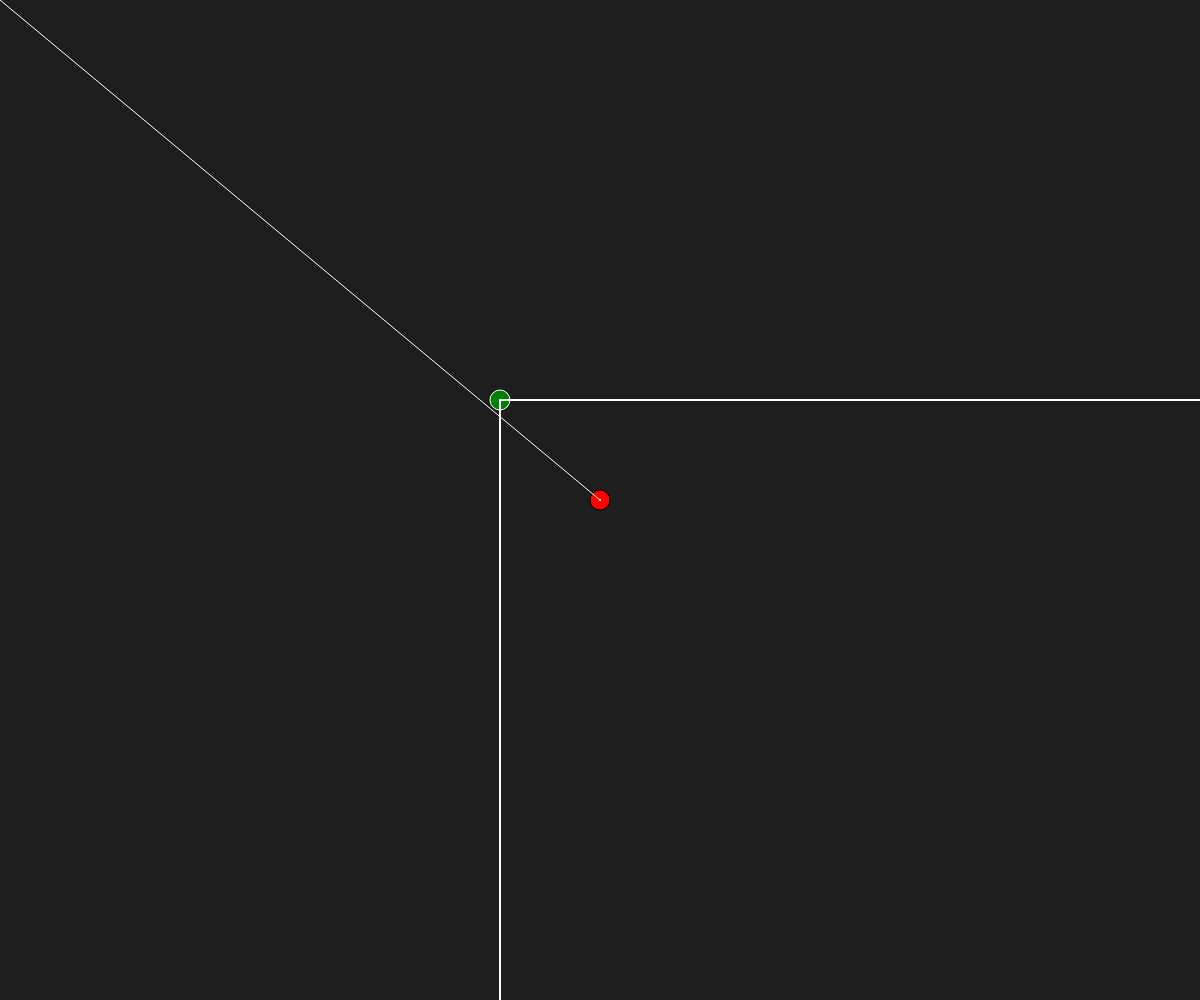
Frame 1 (no input)
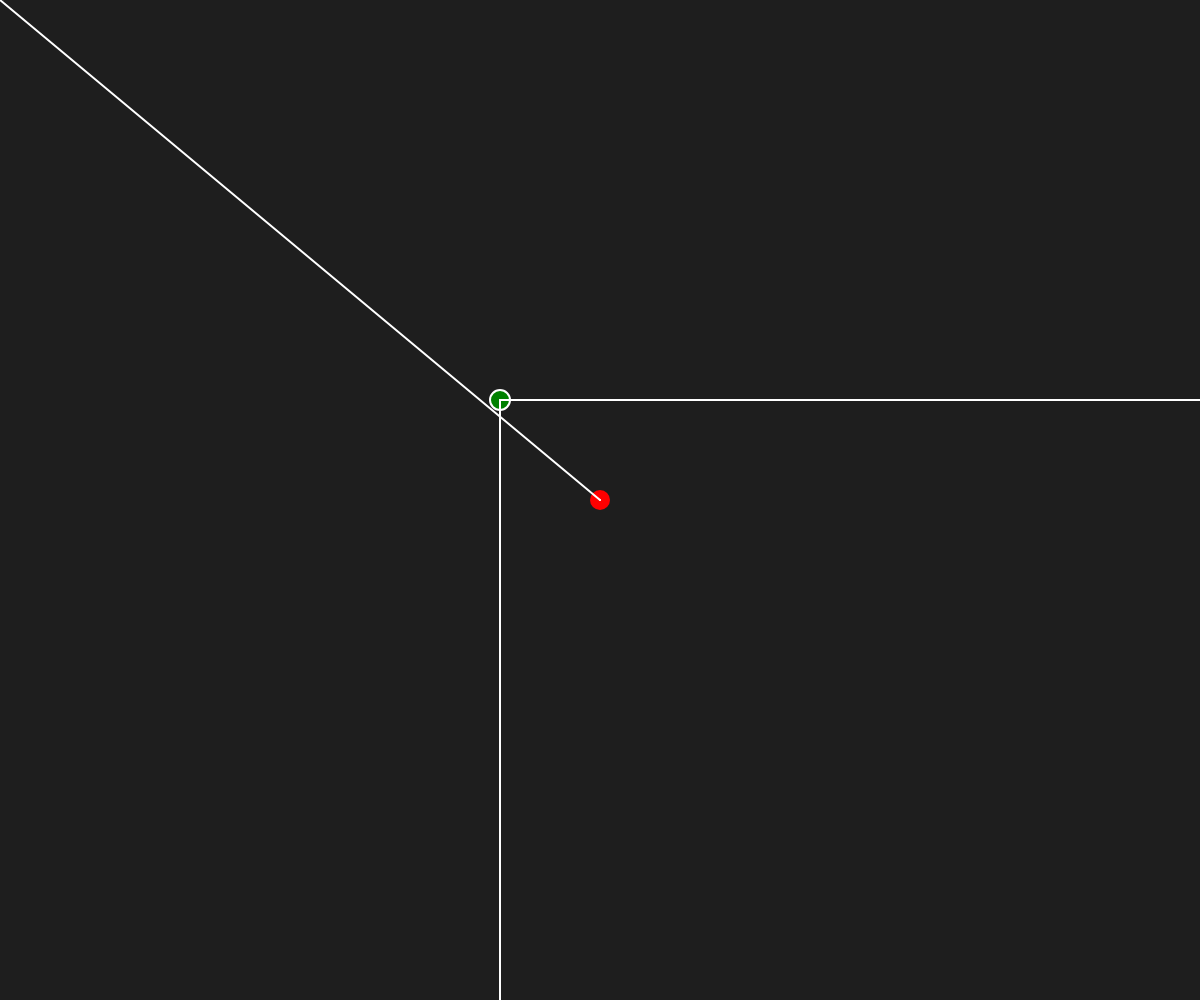
Frame 60 (no input)
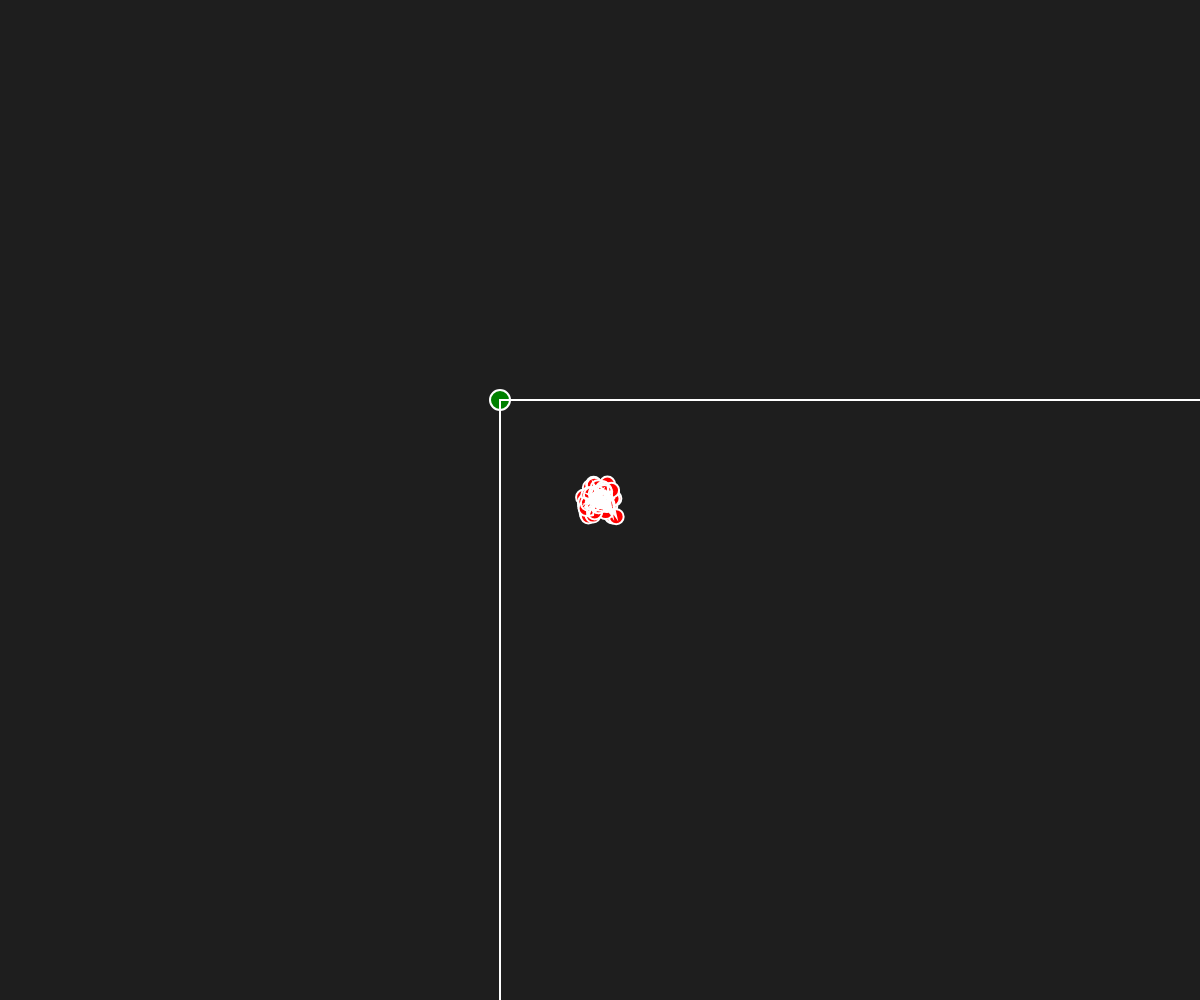
Frame 120 (the mouse pressed at the canvas centre since frame 60)

The p5.js sketch that drew these frames (run headless with seeded random() and noise() and a simulated clock; from frame 60 on, the mouse is pressed at the canvas centre):

// p5.js sketch
// ── sketch.js
let ball;
let bullets = [];
let vel;

function setup() {
  createCanvas(windowWidth, windowHeight);

  ball = new Ball(100, 100, 20)

  vel = createVector(0, 0)
}

function globalToViewport(x, y) {

  // width / 2 = playerX, 
  // height / 2 = playerY

  // mouseX ~ width /2
  // mouseY ~ height / 2

  let delX = x - width / 2;
  let delY = y - height / 2;

  let vx = ball.position.x + delX;
  let vy = ball.position.y + delY;

  return createVector(vx, vy)
}


function draw() {
  background(30);

  // tách hệ toạ độ của canvas riêng ra khỏi hệ toạ độ của game
  translate(-ball.position.x + width / 2, -ball.position.y + height / 2)

  ball.control()
  ball.update()
  ball.show()

  let vMouse = globalToViewport(mouseX, mouseY)

  stroke(255)
  line(ball.position.x, ball.position.y, vMouse.x, vMouse.y)

  fill('green')
  circle(0, 0, 20)

  beginShape()
  for (let bullet of bullets) {
    bullet.update()
    bullet.show()

    vertex(bullet.position.x, bullet.position.y)

    if (bullet.isFinish()) bullets.splice(bullets.indexOf(bullet), 1)
  }
  noFill()
  endShape()


  strokeWeight(2)
  stroke(255)
  line(ball.position.x, ball.position.y, ball.position.x + vel.x, ball.position.y + vel.y)

  // hộp
  noFill()
  stroke(255)
  rect(0, 0, width, height)

  if (mouseIsPressed) fire()

  noStroke()
  fill(255)
  text(bullets.length, vMouse.x, vMouse.y)
}

function fire() {

  let direction = p5.Vector.sub(createVector(mouseX, mouseY), ball.position);

  direction = globalToViewport(direction.x, direction.y)

  vel = direction.setMag(20).add(random(-1, 1), random(-1, 1))

  bullets.push(new Ball(ball.position.x, ball.position.y, 15, vel.x, vel.y))

}



// =======================================

class Ball {
  constructor(x, y, d, vx, vy) {
    this.position = createVector(x, y);
    this.velocity = createVector(vx || 0, vy || 0);
    this.diameter = d;

    this.born = millis();
  }

  control() {
    if (keyIsDown(65)) {
      this.velocity.add(-1, 0)
    }
    if (keyIsDown(68)) {
      this.velocity.add(1, 0)
    }
    if (keyIsDown(87)) {
      this.velocity.add(0, -1)
    }
    if (keyIsDown(83)) {
      this.velocity.add(0, 1)
    }
  }

  update() {
    this.position.add(this.velocity); // di chuyen
    this.velocity.mult(0.95) // giam dan van toc
  }

  isFinish() {
    return (millis() - this.born > 5000)
  }

  show() {
    // let alpha = map((millis() - this.born), 0, 5000, 255, 20)
    // fill(255, 0, 0, alpha);
    // stroke(255, alpha)

    fill('red')
    circle(this.position.x, this.position.y, this.diameter);
  }
}
// ── style.css
* {
  padding: 0;
  margin: 0;
}

html,
body {
  height: 100vh;
}

canvas {
  margin-left: auto;
  margin-right: auto;
  display: block;
}
